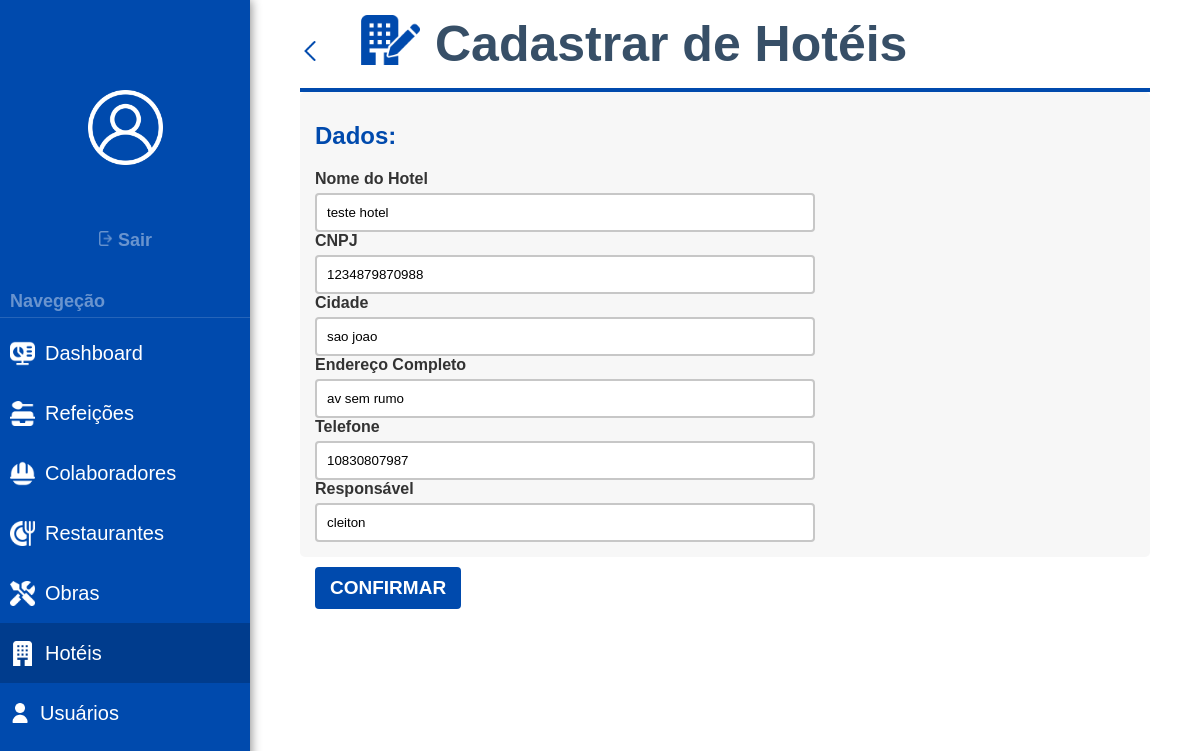
Screenshot of /editar-hotel/17/ (signed in) with the database file from the repository.
### Sistema/models.py (models this page shows, shortened)
class Hotel(models.Model):
    nome = models.CharField(
        max_length=100,
        verbose_name="Nome do Hotel"
    )
    cnpj = models.CharField(
        max_length=18,
        unique=True,
        verbose_name="CNPJ"
    )
    cidade = models.CharField(
        max_length=18,
        unique=True,
        verbose_name="Cidade"
    )
    endereco = models.TextField(
        verbose_name="Endereço Completo"
    )
    telefone = models.CharField(
        max_length=15,
        verbose_name="Telefone"
    )
    responsavel = models.CharField(
        max_length=100,
        verbose_name="Responsável"
    )

### Sistema/views.py (the view)
# urls.py: path('editar-hotel/<int:id>/', views.editar_hotel, name='editar-hotel'),
@login_required
def editar_hotel(request, id):
    hotel = get_object_or_404(Hotel, id=id)
    if request.method == 'POST':
        form = CadastroHotelForm(request.POST, instance=hotel)
        if form.is_valid():
            form.save()
            return redirect('listar-hoteis')
    else:
        form = CadastroHotelForm(instance=hotel)
    return render(request, 'editar-hotel.html', {'form': form, 'hotel': hotel})

### Sistema/forms.py
class CadastroHotelForm(forms.ModelForm):
    class Meta:
        model = Hotel
        fields = ['nome', 'cnpj', 'cidade', 'endereco', 'telefone', 'responsavel']
        widgets = {
            'nome': forms.TextInput(attrs={'class': 'form-control'}),
            'cnpj': forms.TextInput(attrs={'class': 'form-control'}),
            'cidade': forms.TextInput(attrs={'class': 'form-control'}),
            'endereco': forms.TextInput(attrs={'class': 'form-control'}),
            'telefone': forms.TextInput(attrs={'class': 'form-control'}),
            'responsavel': forms.TextInput(attrs={'class': 'form-control'}),
        }

### Sistema/templates/editar-hotel.html (shortened to what this page needs)
{% load static %}
<!DOCTYPE html>
<html lang="pt-br">
<head>
  <link rel="stylesheet" href="{% static 'css/style.css' %}">
</head>
<body>
<div class="sidebar">
     <div class="logout-container">
    <img src="{% static 'images/white version/user.png' %}" alt="error" height="75px" width="75px" style="display: flex; margin:auto; margin-bottom: 55px; margin-top: 90px;">
      <form method="POST" action="{% url 'logout' %}">
        <button type="submit" class="sair-btn">
          <img src="{% static 'images/logout.png' %}" alt="error" height="15px" width="15px">
          Sair
        </button>
      </form>
    </div>
    <label>Navegeção</label>
    <hr>
    <a href="{% url 'relatorio' %}">
      <img src="{% static 'images/white version/dash.png' %}" alt="error" height="25px" width="25px" style="margin-right: 10px;margin-left: 10px;">
      Dashboard
    </a>
     <a href="{% url 'listar_registros' %}">
      <img src="{% static 'images/white version/alim.png' %}" alt="error" height="25px" width="25px" style="margin-right: 10px;margin-left: 10px;">
      Refeições
    </a>
    <a href="{% url 'listar-colaboradores' %}">
      <img src="{% static 'images/white version/func.png' %}" alt="error" height="25px" width="25px" style="margin-right: 10px;margin-left: 10px;">
      Colaboradores
    </a>
    <a href="{% url 'listar-restaurantes' %}">
      <img src="{% static 'images/white version/rest.png' %}" alt="error" height="25px" width="25px" style="margin-right: 10px;margin-left: 10px;">
      Restaurantes
    </a>
    <a href="{% url 'listar-obras' %}">
      <img src="{% static 'images/white version/obra.png' %}" alt="error" height="25px" width="25px" style="margin-right: 10px;margin-left: 10px;">
      Obras
    </a>
    <a href="{% url 'listar-hoteis' %}" class="active">
      <img src="{% static 'images/white version/hotel.png' %}" alt="error" height="25px" width="25px" style="margin-right: 10px;margin-left: 10px;">
      Hotéis
    </a>
    <a href="{% url 'cadastrar_usuario' %}">
      <img src="{% static 'images/white version/usuario.png' %}" alt="error" height="20px" width="20px" style="margin-right: 10px;margin-left: 10px;">
      Usuários
    </a>
  </div>
<div class="corpo">
    <h>
      <a href="{% url 'listar-hoteis' %}">
            <img src="{% static 'images/blue version/back.png' %}"alt="Logo" height="20" width="20" style="margin-right: 35px;">
        </a>
      <img src="{% static 'images/blue version/bed-edit.png' %}" alt="Logo" height="50" width="65"
             style="margin-right: 15px;">
      Cadastrar de Hotéis</h>
    <form method="POST">
      <div class="form-section">
        <h2>Dados:</h2>
      {% for field in form %}
          <label class="form-label" for="{{ field.id_for_label }}">{{ field.label }}</label>
          {{ field }}
      {% endfor %}
      </div>
        <button type="submit">CONFIRMAR</button>
      </div>
</body>
</html>

### static/css/style.css (style rules this page uses)
body { margin: 0; background-color: rgb(255, 255, 255); font-family: 'Gill Sans', 'Gill Sans MT', Calibri, 'Trebuchet MS', sans-serif; color: #333; }
h2 { color: #004aad; margin-top: 15px; }
label { display: block; margin-bottom: 5px; font-weight: bold; }
input[type="text"], input[type="number"], input[type="date"], input[type="tel"], input[type="email"], input[type="password"], select, textarea { width: 500px; padding: 10px; border: 2px solid #c7c7c7; border-radius: 4px; box-sizing: border-box; }
.form-section { background-color: #f7f7f7; padding: 15px; border-radius: 5px; margin-bottom: 20px; }
hr { border: 0; height: 1px; background: #ddd; margin: 30px 0; }
button { background-color: #004aad; color: white; font-weight: bold; padding: 10px 15px; border: none; border-radius: 4px; cursor: pointer; font-size: 19px; font-family: 'Gill Sans', 'Gill Sans MT', Calibri, 'Trebuchet MS', sans-serif; margin-top: -10px; margin-bottom: 15px; margin-left: 15px; transition: background-color 0.5s ease; }
.sidebar { width: 250px; height: 100vh; background-color: #004aad; flex-direction: column; position: fixed; box-shadow: 1px 0 10px rgba(0, 0, 0, 0.461); }
.sidebar a { font-size: 20px; color: #ffffff; display:inline-flex; align-items: center; height: 60px; width: 250px; position: static; text-align: left; transition: background-color 0.5s ease; text-decoration: none; border-color: #444444; }
.sidebar a.active { background-color: #0000002f; }
.sidebar label { font-size: 18px; color: #ffffff69; position: static; text-align: left; display: block; text-decoration: none; background: none; margin-left: 10px; }
.sidebar hr { border: 0; height: 1px; background: #ffffff25; margin: 5px 0; }
.sair-btn { font-size: 18px; color: #ffffff69; position: static; text-align: center; display: block; margin:auto; margin-bottom: -20px; text-decoration: none; background: none; }
.logout-container { text-align: center; margin-bottom: 50px; }
.corpo { margin-left: 300px; margin-right: 50px; }
.corpo h { font-size: 50px; display: flex; text-align: left; font-weight: bold; color: #374f67; border-bottom: 4px solid #004aad; padding-bottom: 15px; padding-top: 15px; }

### rows the page displays
Hotel: form "teste hotel" "1234879870988" "sao joao" "av sem rumo" "10830807987" "cleiton"

### other values shown
{{ field.label }} "Nome do Hotel" "CNPJ" "Cidade" "Endereço Completo" "Telefone" "Responsável"
